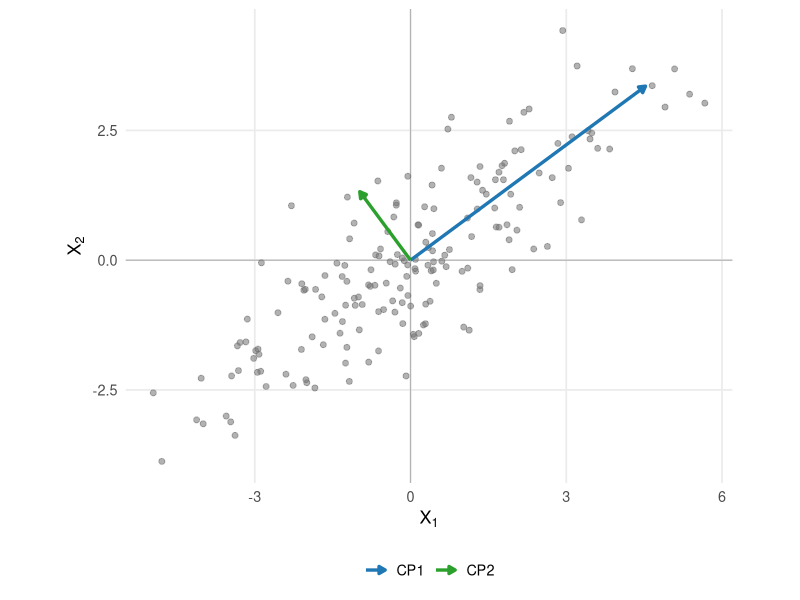
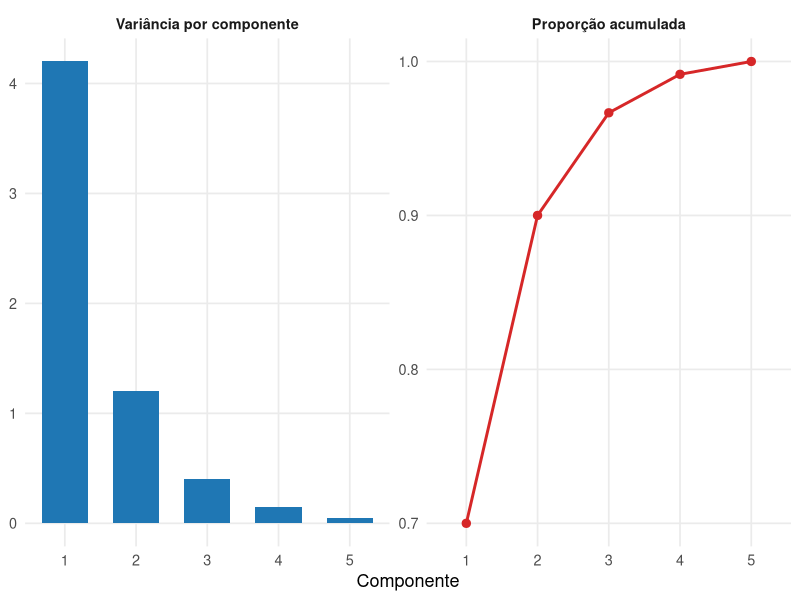
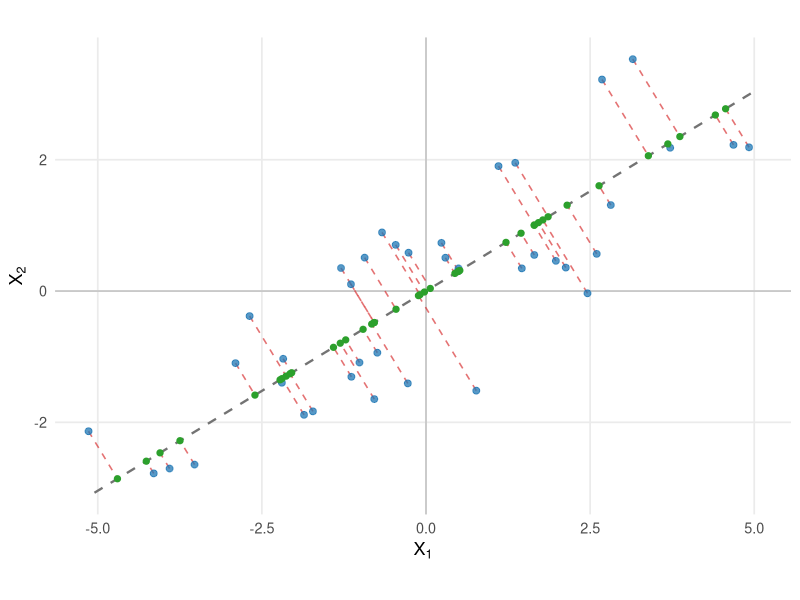
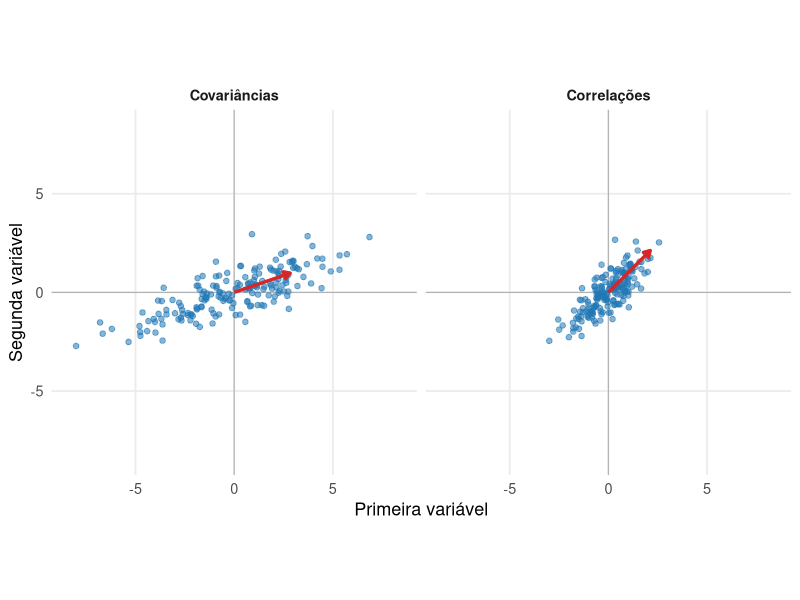
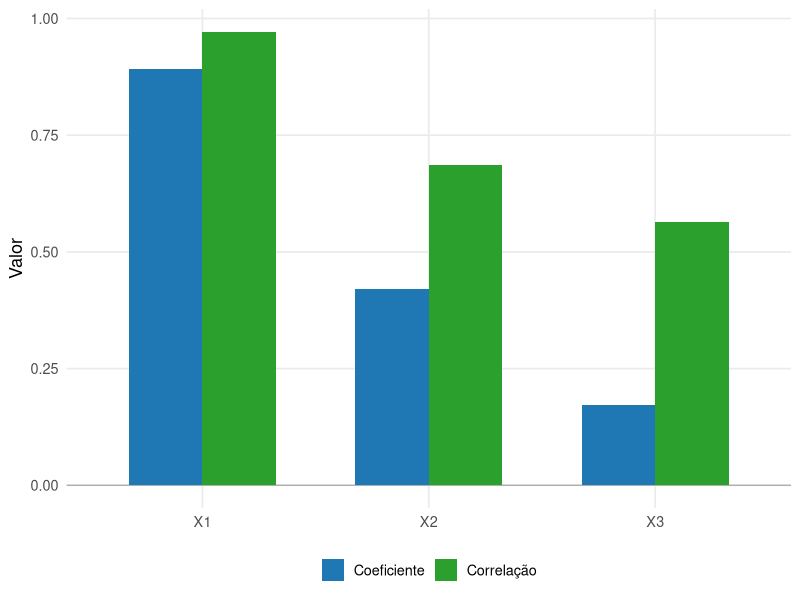

Recreate these plots in R, in order.
## ---- chunk 1
#| label: fig-acp-direcoes-principais
#| echo: false
#| warning: false
#| message: false
#| fig-cap: "As direções principais acompanham os eixos de maior e menor variabilidade da nuvem de observações."
#| fig-width: 7
#| fig-height: 6
#| fig-align: center

library(ggplot2)

set.seed(314)

Sigma <- matrix(
  c(
    5.0, 3.2,
    3.2, 3.0
  ),
  nrow = 2,
  byrow = TRUE
)

decomposicao <- eigen(
  Sigma,
  symmetric = TRUE
)

Q <- decomposicao$vectors
lambda <- decomposicao$values

Z <- matrix(
  stats::rnorm(360),
  ncol = 2
)

X <- Z %*%
  diag(
    sqrt(lambda),
    nrow = 2
  ) %*%
  t(Q)

X <- scale(
  X,
  center = TRUE,
  scale = FALSE
)

dados <- data.frame(
  X1 = X[, 1],
  X2 = X[, 2]
)

S <- stats::cov(X)

decomp_amostral <- eigen(
  S,
  symmetric = TRUE
)

A <- decomp_amostral$vectors
autovalores <- decomp_amostral$values

if (A[1, 1] < 0) {
  A[, 1] <- -A[, 1]
}

if (A[2, 2] < 0) {
  A[, 2] <- -A[, 2]
}

escala_eixos <- 2.2

eixos <- data.frame(
  componente = c(
    "CP1",
    "CP2"
  ),
  x = 0,
  y = 0,
  xend = escala_eixos *
    sqrt(autovalores) *
    A[1, ],
  yend = escala_eixos *
    sqrt(autovalores) *
    A[2, ]
)

cores <- c(
  "CP1" = "#1f77b4",
  "CP2" = "#2ca02c"
)

ggplot(
  dados,
  aes(
    x = X1,
    y = X2
  )
) +
  geom_hline(
    yintercept = 0,
    linewidth = 0.4,
    color = "gray70"
  ) +
  geom_vline(
    xintercept = 0,
    linewidth = 0.4,
    color = "gray70"
  ) +
  geom_point(
    alpha = 0.55,
    size = 1.7,
    color = "gray45"
  ) +
  geom_segment(
    data = eixos,
    aes(
      x = x,
      y = y,
      xend = xend,
      yend = yend,
      color = componente
    ),
    inherit.aes = FALSE,
    linewidth = 1.15,
    arrow = grid::arrow(
      length = grid::unit(
        0.18,
        "cm"
      ),
      type = "closed"
    )
  ) +
  scale_color_manual(
    values = cores,
    name = NULL
  ) +
  coord_equal() +
  labs(
    x = expression(X[1]),
    y = expression(X[2])
  ) +
  theme_minimal(
    base_size = 13
  ) +
  theme(
    panel.grid.minor = element_blank(),
    legend.position = "bottom"
  )
## ---- chunk 2
#| label: fig-acp-variancia-explicada
#| echo: false
#| warning: false
#| message: false
#| fig-cap: "Os autovalores quantificam a variância de cada componente, e sua soma acumulada determina a proporção da variabilidade representada pelas primeiras dimensões."
#| fig-width: 9
#| fig-height: 4.6
#| fig-align: center

library(ggplot2)

autovalores <- c(
  4.20,
  1.20,
  0.40,
  0.15,
  0.05
)

componentes <- seq_along(
  autovalores
)

dados_variancia <- data.frame(
  componente = componentes,
  valor = autovalores,
  painel = "Variância por componente"
)

dados_acumulada <- data.frame(
  componente = componentes,
  valor = cumsum(
    autovalores
  ) / sum(
    autovalores
  ),
  painel = "Proporção acumulada"
)

dados_variancia$painel <- factor(
  dados_variancia$painel,
  levels = c(
    "Variância por componente",
    "Proporção acumulada"
  )
)

dados_acumulada$painel <- factor(
  dados_acumulada$painel,
  levels = levels(
    dados_variancia$painel
  )
)

ggplot() +
  geom_col(
    data = dados_variancia,
    aes(
      x = componente,
      y = valor
    ),
    width = 0.65,
    fill = "#1f77b4"
  ) +
  geom_line(
    data = dados_acumulada,
    aes(
      x = componente,
      y = valor
    ),
    linewidth = 1,
    color = "#d62728"
  ) +
  geom_point(
    data = dados_acumulada,
    aes(
      x = componente,
      y = valor
    ),
    size = 2.5,
    color = "#d62728"
  ) +
  facet_wrap(
    vars(painel),
    scales = "free_y"
  ) +
  scale_x_continuous(
    breaks = componentes
  ) +
  labs(
    x = "Componente",
    y = NULL
  ) +
  theme_minimal(
    base_size = 13
  ) +
  theme(
    panel.grid.minor = element_blank(),
    strip.text = element_text(
      face = "bold"
    )
  )
## ---- chunk 3
#| label: fig-acp-projecao-reconstrucao
#| echo: false
#| warning: false
#| message: false
#| fig-cap: "A redução para uma componente substitui cada observação por sua projeção sobre a primeira direção principal; os segmentos ortogonais representam o erro de reconstrução."
#| fig-width: 7
#| fig-height: 6
#| fig-align: center

library(ggplot2)

set.seed(417)

Sigma <- matrix(
  c(
    5.0, 3.2,
    3.2, 3.0
  ),
  nrow = 2,
  byrow = TRUE
)

decomposicao <- eigen(
  Sigma,
  symmetric = TRUE
)

Z <- matrix(
  stats::rnorm(80),
  ncol = 2
)

X <- Z %*%
  diag(
    sqrt(
      decomposicao$values
    ),
    nrow = 2
  ) %*%
  t(
    decomposicao$vectors
  )

X <- scale(
  X,
  center = TRUE,
  scale = FALSE
)

S <- stats::cov(X)

decomp_amostral <- eigen(
  S,
  symmetric = TRUE
)

a1 <- decomp_amostral$vectors[, 1]

if (a1[1] < 0) {
  a1 <- -a1
}

escores <- as.vector(
  X %*% a1
)

projecoes <- escores %*%
  t(a1)

dados <- data.frame(
  x = X[, 1],
  y = X[, 2],
  xp = projecoes[, 1],
  yp = projecoes[, 2]
)

limite <- 1.15 * max(
  abs(
    c(
      dados$x,
      dados$y
    )
  )
)

reta <- data.frame(
  t = c(
    -limite,
    limite
  )
)

reta$x <- reta$t * a1[1]
reta$y <- reta$t * a1[2]

ggplot() +
  geom_hline(
    yintercept = 0,
    linewidth = 0.4,
    color = "gray70"
  ) +
  geom_vline(
    xintercept = 0,
    linewidth = 0.4,
    color = "gray70"
  ) +
  geom_line(
    data = reta,
    aes(
      x = x,
      y = y
    ),
    linewidth = 0.8,
    linetype = "dashed",
    color = "gray45"
  ) +
  geom_segment(
    data = dados,
    aes(
      x = x,
      y = y,
      xend = xp,
      yend = yp
    ),
    linewidth = 0.55,
    linetype = "dashed",
    color = "#d62728",
    alpha = 0.65
  ) +
  geom_point(
    data = dados,
    aes(
      x = x,
      y = y
    ),
    size = 2,
    color = "#1f77b4",
    alpha = 0.75
  ) +
  geom_point(
    data = dados,
    aes(
      x = xp,
      y = yp
    ),
    size = 1.8,
    color = "#2ca02c"
  ) +
  coord_equal() +
  labs(
    x = expression(X[1]),
    y = expression(X[2])
  ) +
  theme_minimal(
    base_size = 13
  ) +
  theme(
    panel.grid.minor = element_blank()
  )
## ---- chunk 4
#| label: fig-acp-covariancia-correlacao
#| echo: false
#| warning: false
#| message: false
#| fig-cap: "A ACP baseada em covariâncias preserva as escalas originais, enquanto a ACP baseada em correlações utiliza a geometria das variáveis padronizadas."
#| fig-width: 9
#| fig-height: 4.6
#| fig-align: center

library(ggplot2)

set.seed(731)

n <- 180

z1 <- stats::rnorm(n)

z2 <- 0.75 * z1 +
  sqrt(
    1 - 0.75^2
  ) *
  stats::rnorm(n)

X <- cbind(
  2.5 * z1,
  z2
)

X <- scale(
  X,
  center = TRUE,
  scale = FALSE
)

X_pad <- scale(
  X,
  center = TRUE,
  scale = TRUE
)

S <- stats::cov(X)
R <- stats::cor(X)

eig_S <- eigen(
  S,
  symmetric = TRUE
)

eig_R <- eigen(
  R,
  symmetric = TRUE
)

a_S <- eig_S$vectors[, 1]
a_R <- eig_R$vectors[, 1]

if (a_S[1] < 0) {
  a_S <- -a_S
}

if (a_R[1] < 0) {
  a_R <- -a_R
}

dados <- rbind(
  data.frame(
    C1 = X[, 1],
    C2 = X[, 2],
    painel = "Covariâncias"
  ),
  data.frame(
    C1 = X_pad[, 1],
    C2 = X_pad[, 2],
    painel = "Correlações"
  )
)

dados$painel <- factor(
  dados$painel,
  levels = c(
    "Covariâncias",
    "Correlações"
  )
)

comprimento <- 3

eixos <- rbind(
  data.frame(
    painel = "Covariâncias",
    x = 0,
    y = 0,
    xend = comprimento * a_S[1],
    yend = comprimento * a_S[2]
  ),
  data.frame(
    painel = "Correlações",
    x = 0,
    y = 0,
    xend = comprimento * a_R[1],
    yend = comprimento * a_R[2]
  )
)

eixos$painel <- factor(
  eixos$painel,
  levels = levels(
    dados$painel
  )
)

limite <- 1.05 * max(
  abs(
    c(
      dados$C1,
      dados$C2
    )
  )
)

ggplot(
  dados,
  aes(
    x = C1,
    y = C2
  )
) +
  geom_hline(
    yintercept = 0,
    linewidth = 0.4,
    color = "gray70"
  ) +
  geom_vline(
    xintercept = 0,
    linewidth = 0.4,
    color = "gray70"
  ) +
  geom_point(
    color = "#1f77b4",
    alpha = 0.55,
    size = 1.6
  ) +
  geom_segment(
    data = eixos,
    aes(
      x = x,
      y = y,
      xend = xend,
      yend = yend
    ),
    inherit.aes = FALSE,
    linewidth = 1.15,
    color = "#d62728",
    arrow = grid::arrow(
      length = grid::unit(
        0.18,
        "cm"
      ),
      type = "closed"
    )
  ) +
  facet_wrap(
    vars(painel)
  ) +
  coord_equal(
    xlim = c(
      -limite,
      limite
    ),
    ylim = c(
      -limite,
      limite
    )
  ) +
  labs(
    x = "Primeira variável",
    y = "Segunda variável"
  ) +
  theme_minimal(
    base_size = 13
  ) +
  theme(
    panel.grid.minor = element_blank(),
    strip.text = element_text(
      face = "bold"
    )
  )
## ---- chunk 5
#| label: fig-acp-coeficientes-correlacoes
#| echo: false
#| warning: false
#| message: false
#| fig-cap: "Os coeficientes definem a direção da componente, enquanto as correlações medem a associação de cada variável com a componente."
#| fig-width: 7
#| fig-height: 4.5
#| fig-align: center

library(ggplot2)

Sigma <- matrix(
  c(
    9.0, 3.0, 1.5,
    3.0, 4.0, 0.8,
    1.5, 0.8, 1.0
  ),
  nrow = 3,
  byrow = TRUE
)

decomposicao <- eigen(
  Sigma,
  symmetric = TRUE
)

lambda1 <- decomposicao$values[1]

a1 <- decomposicao$vectors[, 1]

if (a1[1] < 0) {
  a1 <- -a1
}

correlacoes <- sqrt(
  lambda1
) * a1 / sqrt(
  diag(Sigma)
)

dados <- rbind(
  data.frame(
    Variavel = c(
      "X1",
      "X2",
      "X3"
    ),
    Valor = a1,
    Medida = "Coeficiente"
  ),
  data.frame(
    Variavel = c(
      "X1",
      "X2",
      "X3"
    ),
    Valor = correlacoes,
    Medida = "Correlação"
  )
)

cores <- c(
  "Coeficiente" = "#1f77b4",
  "Correlação" = "#2ca02c"
)

ggplot(
  dados,
  aes(
    x = Variavel,
    y = Valor,
    fill = Medida
  )
) +
  geom_hline(
    yintercept = 0,
    linewidth = 0.4,
    color = "gray65"
  ) +
  geom_col(
    position = "dodge",
    width = 0.65
  ) +
  scale_fill_manual(
    values = cores,
    name = NULL
  ) +
  labs(
    x = NULL,
    y = "Valor"
  ) +
  theme_minimal(
    base_size = 13
  ) +
  theme(
    panel.grid.minor = element_blank(),
    legend.position = "bottom"
  )
